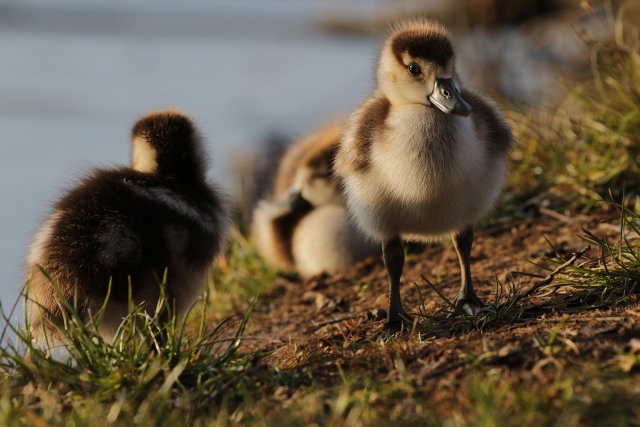
#> input picture img/ducklings.jpg, 1280 x 853 px (shown at 1/2 size); its folder holds 4 pictures in this run
$ python resize.py
#> lines starting #> are read from the running program, lines starting #| are printed output that depends on the picture
from PIL import Image

import os
import glob


dst_dir = 'data/temp/images_half'
os.makedirs(dst_dir, exist_ok=True)

files = glob.glob('./data/img/*.jpg')

for f in files:
    img = Image.open(f)
#> img is the input picture: PIL image 1280x853 RGB; mean R, G, B 102, 89.4, 70.6
    img_resize = img.resize((img.width // 2, img.height // 2))
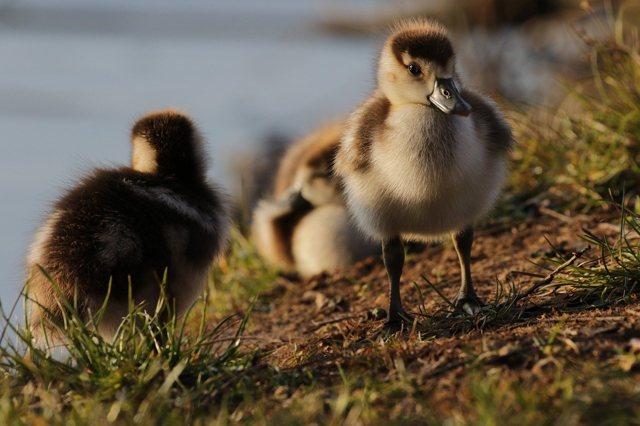
#> img_resize: PIL image 640x426 RGB; mean R, G, B 102, 89.4, 70.6
    root, ext =os.path.splitext(f)
    basename = os.path.basename(root)
    img_resize.save(os.path.join(dst_dir, basename + '_half' + ext))
